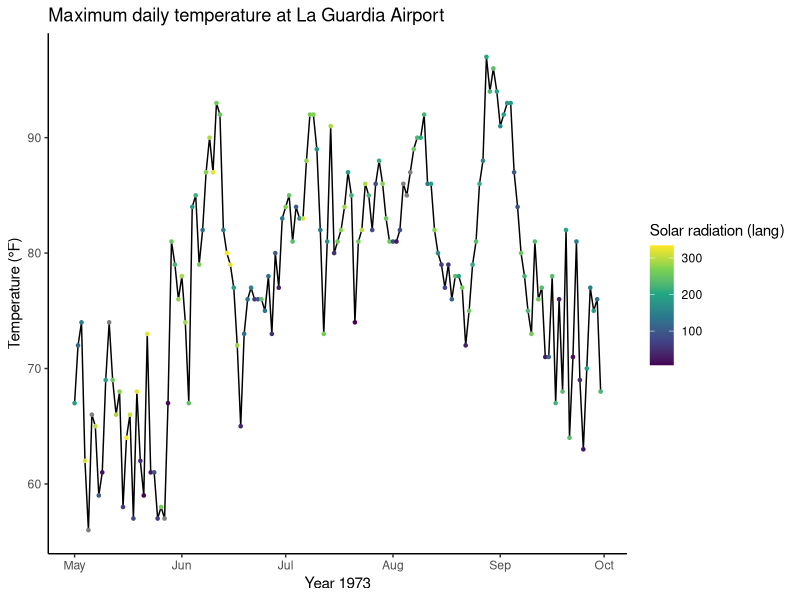
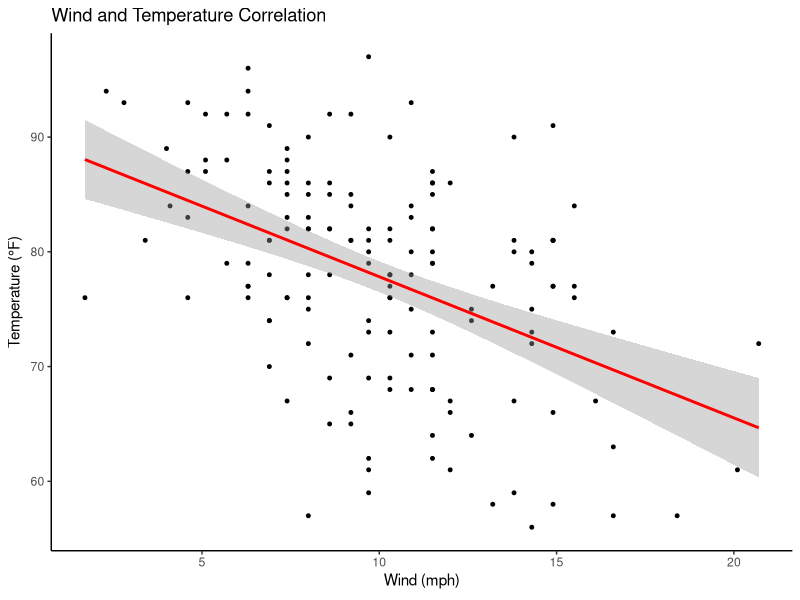
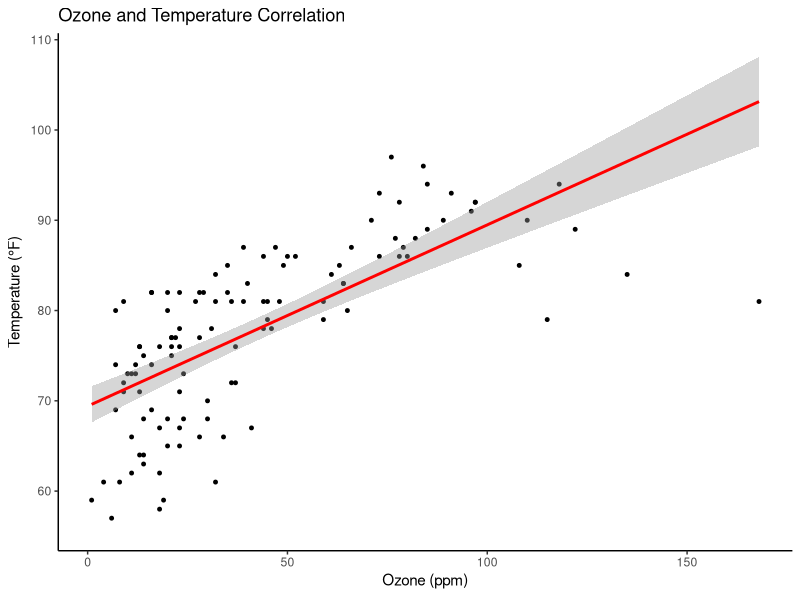
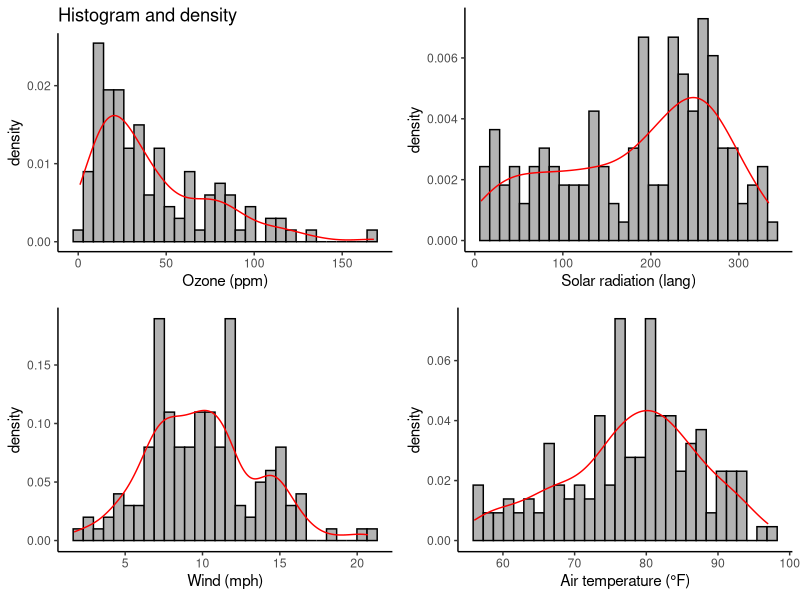

Generate these figures, in order, with R:
## ---- chunk 1
library(tidyverse)
library(ggplot2)
library(cowplot)
airquality_data <- datasets::airquality

#adding Date, retrieved from the metadata, to the dataset
airquality_data$Date <- seq(as.Date("1973/05/01"), as.Date("1973/09/30"), 1)

#Plot of the daily temperature over time together with the solar radiation at this day
ggplot(
    data = airquality_data,
    aes(x = Date, y = Temp)) +
  geom_line() +
  geom_point(aes(color = Solar.R), size = 0.9) +
  labs(
    title = "Maximum daily temperature at La Guardia Airport",
    y     = "Temperature (°F)",
    x     = "Year 1973") +
    scale_color_viridis_c(direction = 1) + # inverse color scale is more intuitive here
    scale_color_viridis_c("Solar radiation (lang)") +
    theme_classic()

## ---- chunk 2
#Plot of the daily temperature in relation to the wind speed at La Guardia
ggplot(
  data = airquality_data,
  aes(x = Wind, y = Temp)) +
  geom_point(size = 1) +
  geom_smooth(method = "lm", color = "red") +
  labs(title = "Wind and Temperature Correlation",
       x = expression(paste("Wind (mph)")), 
       y = expression(paste("Temperature (°F)"))) +
  theme_classic()

## ---- chunk 3
#Number of missing Values (NA) in the Ozone column
sum(is.na(airquality_data$Ozone))

#plot of the correlation between ozone concentration and air temperature
ggplot(
  data = airquality_data,
  aes(x = Ozone, y = Temp)) +
  geom_point(size = 1, ) +
  geom_smooth(method = "lm", color = "red",) +
  labs(title = "Ozone and Temperature Correlation",
       x = expression(paste("Ozone (ppm)")), 
       y = expression(paste("Temperature (°F)"))) +
  theme_classic()


## ---- chunk 4
#statistical characteristics of the dataset
summary(airquality_data)
#plots for the visualization of the datasets
ozone <- ggplot(
    data = airquality_data,
    aes(x = Ozone, y = ..density..)
    ) +
  geom_histogram(fill = "grey70", color = "black") +
  geom_density(color = "red") +  
  labs(title = "Histogram and density", 
       x = expression(paste("Ozone (ppm)"))) +
  theme_classic()
solarR <- ggplot(
    data = airquality_data,
    aes(x = Solar.R, y = ..density..)
    ) +
  geom_histogram(fill = "grey70", color = "black") +
  geom_density(color = "red") +  
  labs(x = expression(paste("Solar radiation (lang)"))) +
  theme_classic()
wind <- ggplot(
    data = airquality_data,
    aes(x = Wind, y = ..density..)
    ) +
  geom_histogram(fill = "grey70", color = "black") +
  geom_density(color = "red") +  
  labs(x = expression(paste("Wind (mph)"))) +
  theme_classic()
temp <- ggplot(
    data = airquality_data,
    aes(x = Temp, y = ..density..)
    ) +
  geom_histogram(fill = "grey70", color = "black") +
  geom_density(color = "red") +  
  labs(x = expression(paste("Air temperature (°F)"))) +
  theme_classic()
#combine the four plots
plot_grid(ozone, solarR, wind, temp,
          labels = c("", "", "", ""),
          ncol = 2, nrow = 2)
#calculate some statistical metrics
var(airquality_data$Wind)
var(airquality_data$Temp)
sd(airquality_data$Ozone, na.rm = T)
sd(airquality_data$Solar.R, na.rm = T)

